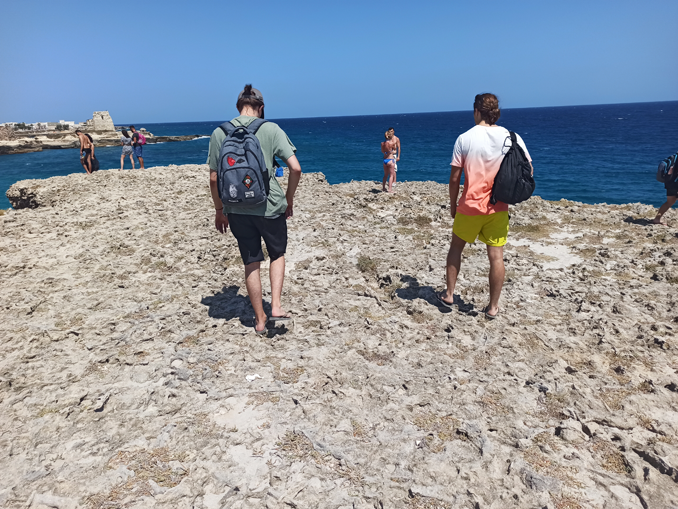
#> input picture project1/images/sea.png, 678 x 509 px
$ jupyter execute --allow-errors MorphOpsNotebook.ipynb
#> lines starting #> are read from the running program, lines starting #| are printed output that depends on the picture; after the words box and inside, x2 and y2 are one past the last pixel; in counts of white or black regions, pixels touching at a corner belong together
#> `grayscale = cv2.imread(image_name, cv2.IMREAD_GRAYSCALE)`:
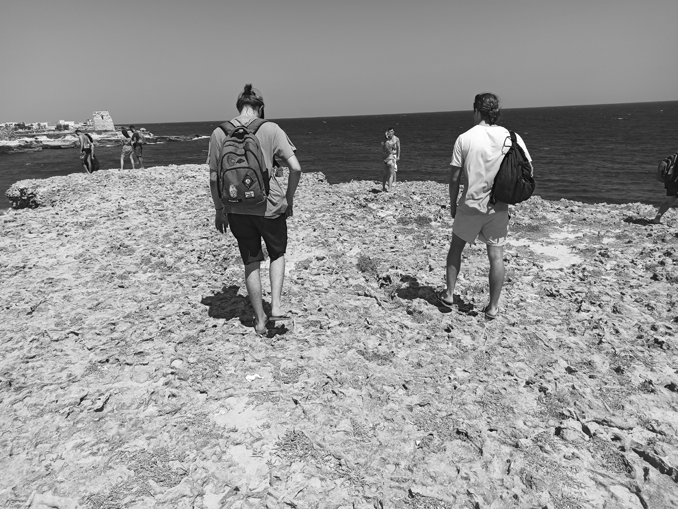
#> grayscale: shape (509, 678); min 0, max 255, mean 151.2
#> `image = np.where(grayscale > np.max(grayscale)/2, 0, 1)`:
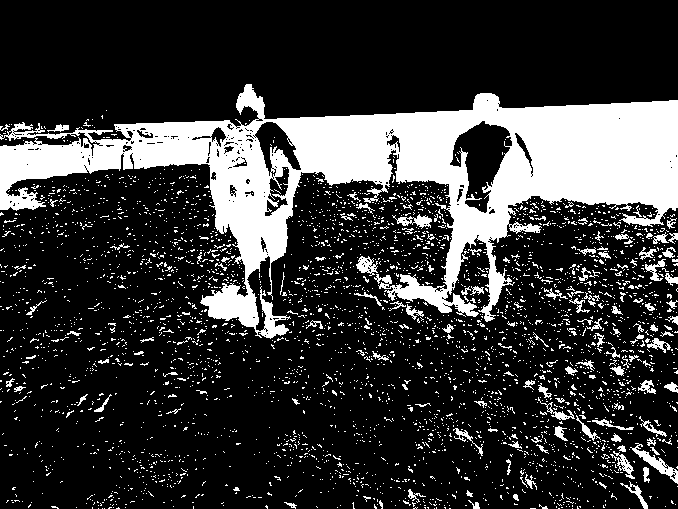
#> image: shape (509, 678) int64; values 0 (black) and 1 (white), 21.4% white; 3629 white regions (3494 under 20 px), largest, box (x1, y1, x2, y2) and area: (0, 84, 678, 339) 55625, (630, 443, 678, 484) 441, (392, 214, 432, 229) 256
[cell 1]
import sys, cv2
import numpy as np
import matplotlib.pyplot as plt

##### Functions #####

def erode(image, se):
    image_h, image_w = image.shape
    output = np.zeros_like(image)  # The output matches the original image size

    se_h, se_w = se.shape
    # Calculate padding size
    pad_h = se_h // 2
    pad_w = se_w // 2
    # Pad the image to handle borders
    padded_image = np.pad(image, ((pad_h, pad_h), (pad_w, pad_w)), mode='symmetric')

    for i in range(image_h):
        for j in range(image_w):
            # Check the overlap region
            overlap = padded_image[i:i+se_h, j:j+se_w] & se
            if np.array_equal(overlap, se):
                output[i, j] = 1
    return output


def dilate(image, se):
    se_h, se_w = se.shape
    # Calculate padding size
    pad_h = se_h // 2
    pad_w = se_w // 2
    # Pad the image to handle borders
    padded_image = np.pad(image, ((pad_h, pad_h), (pad_w, pad_w)), mode='symmetric')

    image_h, image_w = image.shape
    output = np.zeros_like(padded_image)  # The output will need to be resized

    for i in range(image_h):
        for j in range(image_w):
            if image[i, j] == 1:
                output[i:i+se_h, j:j+se_w] = output[i:i+se_h, j:j+se_w] | se
    return output[pad_h:pad_h+image_h, pad_w:pad_w+image_w]


##### Main program #####

image_name = "images/sea.png"
structuring_element_name = "elements/5x5.png"
operation = "e"
#> (the rest of this cell did not finish here and is left out)
